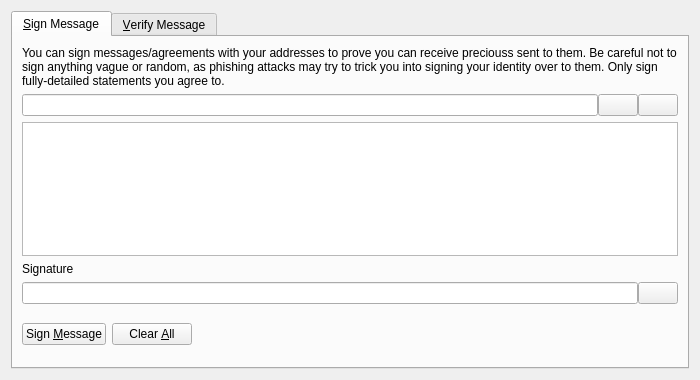
<?xml version="1.0" encoding="UTF-8"?>
<ui version="4.0">
 <class>SignVerifyMessageDialog</class>
 <widget class="QDialog" name="SignVerifyMessageDialog">
  <property name="geometry">
   <rect>
    <x>0</x>
    <y>0</y>
    <width>700</width>
    <height>380</height>
   </rect>
  </property>
  <property name="windowTitle">
   <string>Signatures - Sign / Verify a Message</string>
  </property>
  <property name="modal">
   <bool>true</bool>
  </property>
  <layout class="QVBoxLayout" name="verticalLayout">
   <item>
    <widget class="QTabWidget" name="tabWidget">
     <property name="currentIndex">
      <number>0</number>
     </property>
     <widget class="QWidget" name="tabSignMessage">
      <attribute name="title">
       <string>&amp;Sign Message</string>
      </attribute>
      <layout class="QVBoxLayout" name="verticalLayout_SM">
       <item>
        <widget class="QLabel" name="infoLabel_SM">
         <property name="text">
          <string>You can sign messages/agreements with your addresses to prove you can receive preciouss sent to them. Be careful not to sign anything vague or random, as phishing attacks may try to trick you into signing your identity over to them. Only sign fully-detailed statements you agree to.</string>
         </property>
         <property name="textFormat">
          <enum>Qt::PlainText</enum>
         </property>
         <property name="wordWrap">
          <bool>true</bool>
         </property>
        </widget>
       </item>
       <item>
        <layout class="QHBoxLayout" name="horizontalLayout_1_SM">
         <property name="spacing">
          <number>0</number>
         </property>
         <item>
          <widget class="QValidatedLineEdit" name="addressIn_SM">
           <property name="toolTip">
            <string>The Precious address to sign the message with</string>
           </property>
          </widget>
         </item>
         <item>
          <widget class="QPushButton" name="addressBookButton_SM">
           <property name="toolTip">
            <string>Choose previously used address</string>
           </property>
           <property name="text">
            <string/>
           </property>
           <property name="icon">
            <iconset resource="../bitcoin.qrc">
             <normaloff>:/icons/address-book</normaloff>:/icons/address-book</iconset>
           </property>
           <property name="shortcut">
            <string>Alt+A</string>
           </property>
           <property name="autoDefault">
            <bool>false</bool>
           </property>
          </widget>
         </item>
         <item>
          <widget class="QPushButton" name="pasteButton_SM">
           <property name="toolTip">
            <string>Paste address from clipboard</string>
           </property>
           <property name="text">
            <string/>
           </property>
           <property name="icon">
            <iconset resource="../bitcoin.qrc">
             <normaloff>:/icons/editpaste</normaloff>:/icons/editpaste</iconset>
           </property>
           <property name="shortcut">
            <string>Alt+P</string>
           </property>
           <property name="autoDefault">
            <bool>false</bool>
           </property>
          </widget>
         </item>
        </layout>
       </item>
       <item>
        <widget class="QPlainTextEdit" name="messageIn_SM">
         <property name="toolTip">
          <string>Enter the message you want to sign here</string>
         </property>
        </widget>
       </item>
       <item>
        <widget class="QLabel" name="signatureLabel_SM">
         <property name="text">
          <string>Signature</string>
         </property>
         <property name="textFormat">
          <enum>Qt::PlainText</enum>
         </property>
        </widget>
       </item>
       <item>
        <layout class="QHBoxLayout" name="horizontalLayout_2_SM">
         <property name="spacing">
          <number>0</number>
         </property>
         <item>
          <widget class="QLineEdit" name="signatureOut_SM">
           <property name="font">
            <font>
             <italic>true</italic>
            </font>
           </property>
           <property name="readOnly">
            <bool>true</bool>
           </property>
          </widget>
         </item>
         <item>
          <widget class="QPushButton" name="copySignatureButton_SM">
           <property name="toolTip">
            <string>Copy the current signature to the system clipboard</string>
           </property>
           <property name="text">
            <string/>
           </property>
           <property name="icon">
            <iconset resource="../bitcoin.qrc">
             <normaloff>:/icons/editcopy</normaloff>:/icons/editcopy</iconset>
           </property>
           <property name="autoDefault">
            <bool>false</bool>
           </property>
          </widget>
         </item>
        </layout>
       </item>
       <item>
        <layout class="QHBoxLayout" name="horizontalLayout_3_SM">
         <item>
          <widget class="QPushButton" name="signMessageButton_SM">
           <property name="toolTip">
            <string>Sign the message to prove you own this Precious address</string>
           </property>
           <property name="text">
            <string>Sign &amp;Message</string>
           </property>
           <property name="icon">
            <iconset resource="../bitcoin.qrc">
             <normaloff>:/icons/edit</normaloff>:/icons/edit</iconset>
           </property>
           <property name="autoDefault">
            <bool>false</bool>
           </property>
          </widget>
         </item>
         <item>
          <widget class="QPushButton" name="clearButton_SM">
           <property name="toolTip">
            <string>Reset all sign message fields</string>
           </property>
           <property name="text">
            <string>Clear &amp;All</string>
           </property>
           <property name="icon">
            <iconset resource="../bitcoin.qrc">
             <normaloff>:/icons/remove</normaloff>:/icons/remove</iconset>
           </property>
           <property name="autoDefault">
            <bool>false</bool>
           </property>
          </widget>
         </item>
         <item>
          <spacer name="horizontalSpacer_1_SM">
           <property name="orientation">
            <enum>Qt::Horizontal</enum>
           </property>
           <property name="sizeHint" stdset="0">
            <size>
             <width>40</width>
             <height>48</height>
            </size>
           </property>
          </spacer>
         </item>
         <item>
          <widget class="QLabel" name="statusLabel_SM">
           <property name="font">
            <font>
             <weight>75</weight>
             <bold>true</bold>
            </font>
           </property>
           <property name="text">
            <string/>
           </property>
           <property name="wordWrap">
            <bool>true</bool>
           </property>
          </widget>
         </item>
         <item>
          <spacer name="horizontalSpacer_2_SM">
           <property name="orientation">
            <enum>Qt::Horizontal</enum>
           </property>
           <property name="sizeHint" stdset="0">
            <size>
             <width>40</width>
             <height>48</height>
            </size>
           </property>
          </spacer>
         </item>
        </layout>
       </item>
      </layout>
     </widget>
     <widget class="QWidget" name="tabVerifyMessage">
      <attribute name="title">
       <string>&amp;Verify Message</string>
      </attribute>
      <layout class="QVBoxLayout" name="verticalLayout_VM">
       <item>
        <widget class="QLabel" name="infoLabel_VM">
         <property name="text">
          <string>Enter the receiver's address, message (ensure you copy line breaks, spaces, tabs, etc. exactly) and signature below to verify the message. Be careful not to read more into the signature than what is in the signed message itself, to avoid being tricked by a man-in-the-middle attack. Note that this only proves the signing party receives with the address, it cannot prove sendership of any transaction!</string>
         </property>
         <property name="textFormat">
          <enum>Qt::PlainText</enum>
         </property>
         <property name="alignment">
          <set>Qt::AlignLeading|Qt::AlignLeft|Qt::AlignTop</set>
         </property>
         <property name="wordWrap">
          <bool>true</bool>
         </property>
        </widget>
       </item>
       <item>
        <layout class="QHBoxLayout" name="horizontalLayout_1_VM">
         <property name="spacing">
          <number>0</number>
         </property>
         <item>
          <widget class="QValidatedLineEdit" name="addressIn_VM">
           <property name="toolTip">
            <string>The Precious address the message was signed with</string>
           </property>
          </widget>
         </item>
         <item>
          <widget class="QPushButton" name="addressBookButton_VM">
           <property name="toolTip">
            <string>Choose previously used address</string>
           </property>
           <property name="text">
            <string/>
           </property>
           <property name="icon">
            <iconset resource="../bitcoin.qrc">
             <normaloff>:/icons/address-book</normaloff>:/icons/address-book</iconset>
           </property>
           <property name="shortcut">
            <string>Alt+A</string>
           </property>
           <property name="autoDefault">
            <bool>false</bool>
           </property>
          </widget>
         </item>
        </layout>
       </item>
       <item>
        <widget class="QPlainTextEdit" name="messageIn_VM"/>
       </item>
       <item>
        <widget class="QValidatedLineEdit" name="signatureIn_VM"/>
       </item>
       <item>
        <layout class="QHBoxLayout" name="horizontalLayout_2_VM">
         <item>
          <widget class="QPushButton" name="verifyMessageButton_VM">
           <property name="toolTip">
            <string>Verify the message to ensure it was signed with the specified Precious address</string>
           </property>
           <property name="text">
            <string>Verify &amp;Message</string>
           </property>
           <property name="icon">
            <iconset resource="../bitcoin.qrc">
             <normaloff>:/icons/transaction_0</normaloff>:/icons/transaction_0</iconset>
           </property>
           <property name="autoDefault">
            <bool>false</bool>
           </property>
          </widget>
         </item>
         <item>
          <widget class="QPushButton" name="clearButton_VM">
           <property name="toolTip">
            <string>Reset all verify message fields</string>
           </property>
           <property name="text">
            <string>Clear &amp;All</string>
           </property>
           <property name="icon">
            <iconset resource="../bitcoin.qrc">
             <normaloff>:/icons/remove</normaloff>:/icons/remove</iconset>
           </property>
           <property name="autoDefault">
            <bool>false</bool>
           </property>
          </widget>
         </item>
         <item>
          <spacer name="horizontalSpacer_1_VM">
           <property name="orientation">
            <enum>Qt::Horizontal</enum>
           </property>
           <property name="sizeHint" stdset="0">
            <size>
             <width>40</width>
             <height>48</height>
            </size>
           </property>
          </spacer>
         </item>
         <item>
          <widget class="QLabel" name="statusLabel_VM">
           <property name="font">
            <font>
             <weight>75</weight>
             <bold>true</bold>
            </font>
           </property>
           <property name="text">
            <string/>
           </property>
           <property name="wordWrap">
            <bool>true</bool>
           </property>
          </widget>
         </item>
         <item>
          <spacer name="horizontalSpacer_2_VM">
           <property name="orientation">
            <enum>Qt::Horizontal</enum>
           </property>
           <property name="sizeHint" stdset="0">
            <size>
             <width>40</width>
             <height>48</height>
            </size>
           </property>
          </spacer>
         </item>
        </layout>
       </item>
      </layout>
     </widget>
    </widget>
   </item>
  </layout>
 </widget>
 <customwidgets>
  <customwidget>
   <class>QValidatedLineEdit</class>
   <extends>QLineEdit</extends>
   <header>qvalidatedlineedit.h</header>
  </customwidget>
 </customwidgets>
 <resources>
  <include location="../bitcoin.qrc"/>
 </resources>
 <connections/>
</ui>
